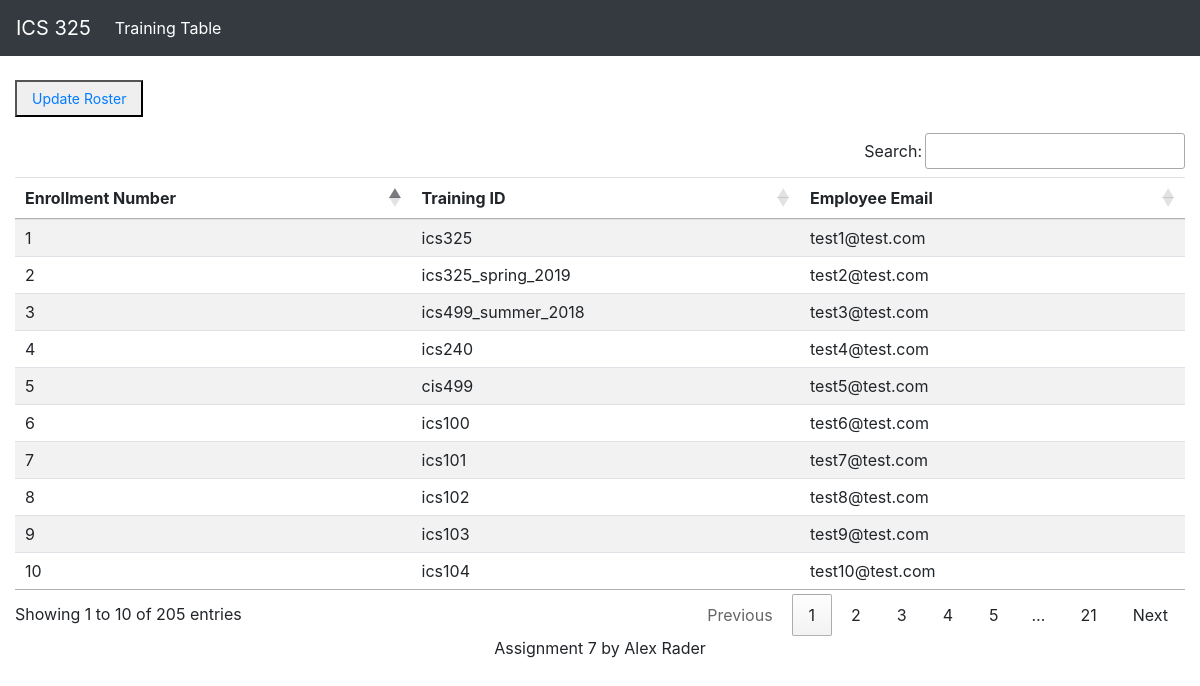
The page / on the database its author committed.
### tables this page shows
CREATE TABLE `training_enrollment` (
  `enrollment_no` int(5) NOT NULL,
  `training_id` varchar(30) NOT NULL,
  `employee_email` varchar(50) NOT NULL
);

### index.php (the view, shortened to what this page needs)
<?php
require 'db_configuration.php';
$query = "SELECT * FROM training_enrollment";
$GLOBALS['customerTableResults'] = mysqli_query($db, $query);
?>
<?php include('header.php'); ?>
<div class="container-fluid">
    <div id="customerTableView">
        <button><a class="btn btn-sm" href="updateRoster.php">Update Roster</a></button>
        <table class="table table-striped" id="ceremoniesTable">
            <div class="table responsive">
                <thead>
                <tr>
                    <th>Enrollment Number</th>
                    <th>Training ID</th>
                    <th>Employee Email</th>
                </tr>
                </thead>
                <tbody>
                <?php
                if ($customerTableResults->num_rows > 0) {
                    while($row = $customerTableResults->fetch_assoc()) {
                        echo    '<tr>
                                    <td>'.$row["enrollment_no"].'</td>
                                    <td>'.$row["training_id"].' </span> </td>
                                    <td>'.$row["employee_email"].'</td>
                                </tr>';
                    }
                }
                else {
                    echo "0 results";
                }
                ?>
                </tbody>
            </div>
        </table>
    </div>
</div>
    <footer class="page-footer text-center">
        <p>Assignment 7 by Alex Rader</p>
    </footer>
</body>
</html>

### header.php (shortened to what this page needs)
<!DOCTYPE html>
<html lang="en">
<head>
    <link href="vendor/bootstrap/css/bootstrap.min.css" rel="stylesheet">
    <link href="css/publishersdb.css" rel="stylesheet">
    <link rel="stylesheet" type="text/css" href="https://cdn.datatables.net/1.10.19/css/jquery.dataTables.css">
    <link rel="stylesheet" type="text/css" href="https://cdn.datatables.net/buttons/1.5.2/css/buttons.dataTables.min.css">
</head>
<body onload="displayAdminFields('admin1')">
<nav class="navbar navbar-expand-lg navbar-dark bg-dark fixed-top">
    <a class="navbar-brand" href="#">
        ICS 325
    </a>
    <div class="collapse navbar-collapse" id="navbarSupportedContent">
        <ul class="navbar-nav mr-auto">
            <li class="nav-item active">
                <a class="nav-link" href="index.php">Training Table<span class="sr-only">(current)</span></a>
            </li>
        </ul>
    </div>
</nav>

### css/publishersdb.css (style rules this page uses)
body { padding-top: 54px; }
@media (min-width: 992px) { body { padding-top: 56px; } }
#customerTableView { display: block; }

### rows shown on the page
training_enrollment: enrollment_no "1", training "ics325", employee_email "test1@test.com"
training_enrollment: enrollment_no "2", training "ics325_spring_2019", employee_email "test2@test.com"
training_enrollment: enrollment_no "3", training "ics499_summer_2018", employee_email "test3@test.com"
training_enrollment: enrollment_no "4", training "ics240", employee_email "test4@test.com"
training_enrollment: enrollment_no "5", training "cis499", employee_email "test5@test.com"
training_enrollment: enrollment_no "6", training "ics100", employee_email "test6@test.com"
training_enrollment: enrollment_no "7", training "ics101", employee_email "test7@test.com"
training_enrollment: enrollment_no "8", training "ics102", employee_email "test8@test.com"
training_enrollment: enrollment_no "9", training "ics103", employee_email "test9@test.com"
training_enrollment: enrollment_no "10", training "ics104", employee_email "test10@test.com"
